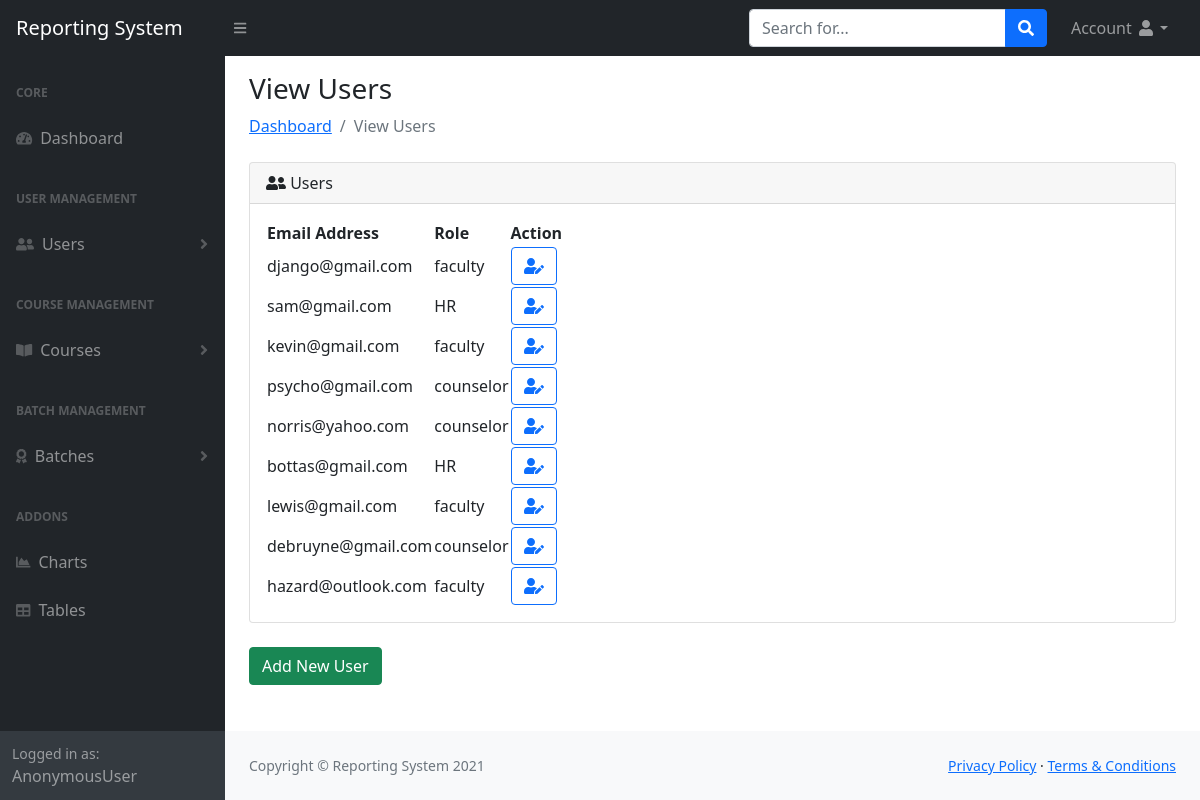
Screenshot of /head/users/ with the database file from the repository.
### reporting/models.py (models this page shows, shortened)
class CustomUser(AbstractBaseUser):
    email = models.EmailField(
        verbose_name='email address',
        max_length=255,
        unique=True,
    )
    options = (('faculty', 'faculty'), ('HR', 'HR'), ('counselor', 'counselor'))
    role = models.CharField(max_length=50, choices=options, default='faculty')
    is_active = models.BooleanField(default=True)
    is_admin = models.BooleanField(default=False)
    objects = CustomUserManager()
    USERNAME_FIELD = 'email'
    REQUIRED_FIELDS = ['role', 'password']

### reporting/views.py (the view)
# urls.py: path('users/', views.UserList.as_view(), name='userlist'),
class UserList(ListView):
    model = models.CustomUser
    context_object_name = 'users'
    template_name = 'reporting/user_list.html'

### templates/reporting/user_list.html
<!DOCTYPE html>
{% extends 'reporting/index.html' %}
{% load static %}
{% block content %}
<div class="container-fluid px-4">
    <h3 class="mt-3">View Users</h3>
    <ol class="breadcrumb mb-4">
        <li class="breadcrumb-item"><a href="{% url 'admindash' %}">Dashboard</a></li>
        <li class="breadcrumb-item active">View Users</li>
    </ol>
    <div class="card mb-4">
        <div class="card-header">
            <i class="fas fa-user-friends"></i>
            Users
        </div>
        <div class="card-body">
            <table id="datatablesSimple">
                <thead>
                    <tr>
                        <th>Email Address</th>
                        <th>Role</th>
                        <th>Action</th>
                    </tr>
                </thead>
                <tbody>
                    {% for user in users %}
                    <tr>
                        <td>{{ user.email }}</td>
                        <td>{{ user.role }}</td>
                        <td>
                            <a href="{% url 'useredit' user.id %}" class="btn btn-outline-primary"><i class="fas fa-user-edit"></i></a>
                        </td>
                    </tr>
                    {% endfor %}
                </tbody>
            </table>
        </div>
    </div>
    <a href="{% url 'useradd' %}" class="btn btn-success">Add New User</a><br><br>
</div>
{% endblock %}

### rows the page displays
CustomUser: email "django@gmail.com", role "faculty"
CustomUser: email "sam@gmail.com", role "HR"
CustomUser: email "kevin@gmail.com", role "faculty"
CustomUser: email "psycho@gmail.com", role "counselor"
CustomUser: email "norris@yahoo.com", role "counselor"
CustomUser: email "bottas@gmail.com", role "HR"
CustomUser: email "lewis@gmail.com", role "faculty"
CustomUser: email "debruyne@gmail.com", role "counselor"
CustomUser: email "hazard@outlook.com", role "faculty"

### other values shown
{{ request.user }} "AnonymousUser"
